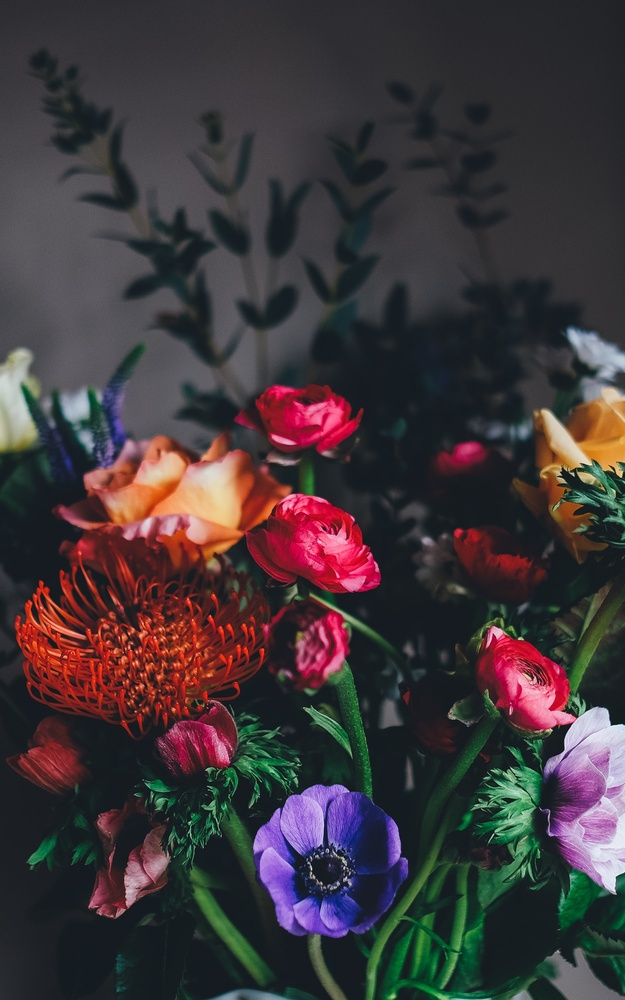
#> input picture ML/prg5/flower2.jpeg, 625 x 1000 px, shrunk from 1875 x 3000 before the run
$ jupyter execute main.ipynb
#> lines starting #> are read from the running program, lines starting #| are printed output that depends on the picture
[cell 1]
import numpy as np
import matplotlib.pyplot as plt
import cv2
image = cv2.imread('flower2.jpeg')
#> image is the input picture: shape (1000, 625, 3); mean B, G, R 58.2, 55.1, 64.2

#conversion to RGB
image = cv2.cvtColor(image, cv2.COLOR_BGR2RGB)
plt.imshow(image)

[cell 2]
#reshaping the image into a 2D array of pixels and 3 color values (RGB)
pixel_vals = image.reshape((-1, 3))
# float conversion
pixel_vals = np.float32(pixel_vals)

[cell 3]
criteria = (cv2.TERM_CRITERIA_EPS + cv2.TERM_CRITERIA_MAX_ITER, 100, 0.85)

# then perform k-means clustering with number of clusters defined as 3

k = 3
retval, labels, centers = cv2.kmeans(pixel_vals, k, None, criteria, 10, cv2.KMEANS_RANDOM_CENTERS)
#> retval = 1.05e+09; centers = [[194, 147.6, 164.6], [107.1, 68.86, 72.04], [35.64, 40.57, 42.24]]

[cell 4]
centers = np.uint8(centers)
#> centers = [[193, 147, 164], [107, 68, 72], [35, 40, 42]]
segmented_data = centers[labels.flatten()]

segmented_image = segmented_data.reshape((image.shape))
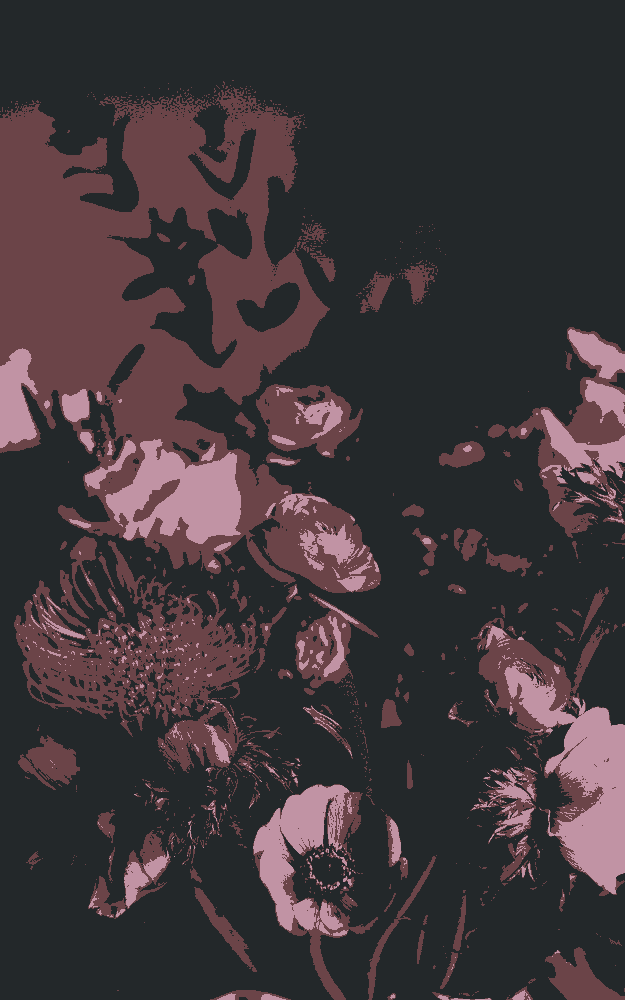
#> segmented_image: shape (1000, 625, 3); mean R, G, B 63.7, 54.4, 58

numpy_horizontal_concat = np.concatenate((image,segmented_image),axis=1)
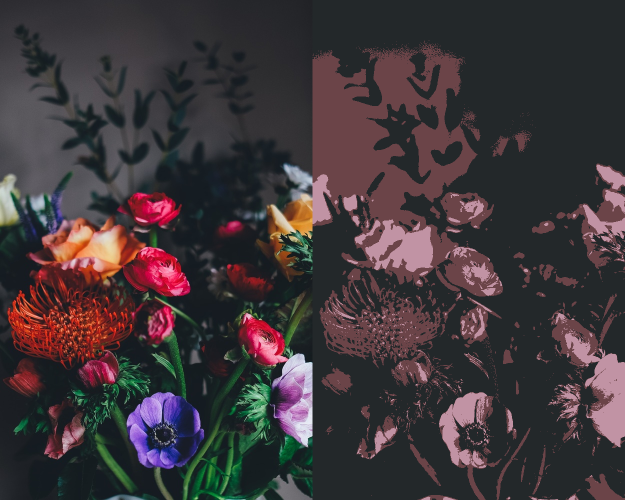
#> numpy_horizontal_concat: shape (1000, 1250, 3) (shown at 1/2 size); mean R, G, B 63.9, 54.7, 58.1
plt.imshow(numpy_horizontal_concat)

$ run again, with ML/prg5/flower.jpeg copied over ML/prg5/flower2.jpeg
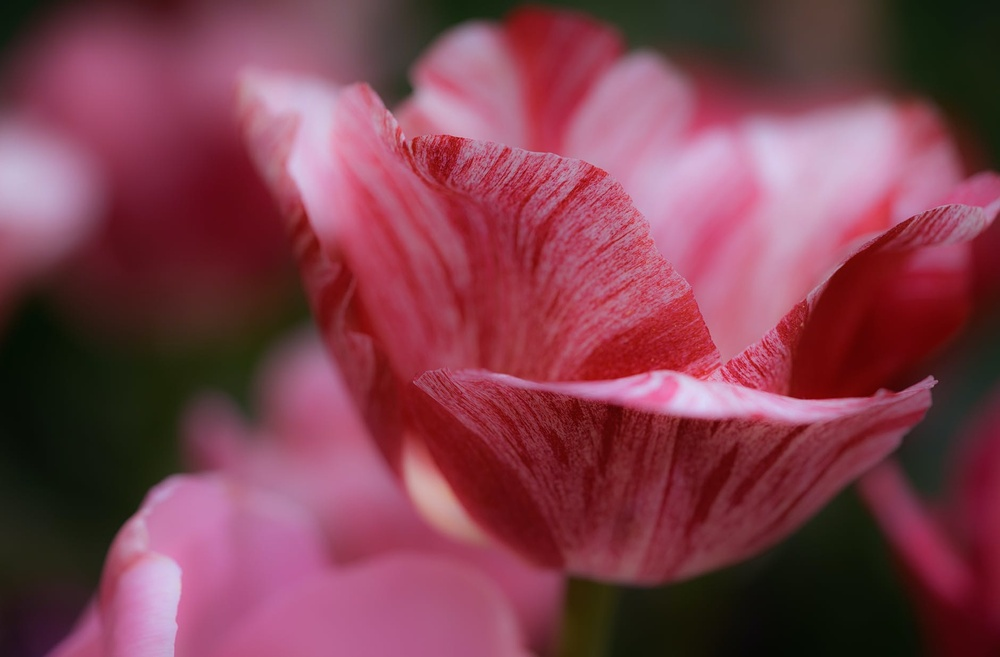
#> input picture ML/prg5/flower.jpeg, 1000 x 657 px, shrunk from 1880 x 1236 before the run
#> image is the input picture: shape (657, 1000, 3); mean B, G, R 78.2, 63.5, 126.3
#> `retval, labels, centers = cv2.kmeans(pixel_vals, k, None, criteria, 10..`: retval = 1.1e+09; centers = [[142.7, 52.22, 70.26], [192.3, 120.7, 155.4], [55.77, 26.94, 21.68]]
#> `centers = np.uint8(centers)`: centers = [[142, 52, 70], [192, 120, 155], [55, 26, 21]]
#> `segmented_image = segmented_data.reshape((image.shape))`:
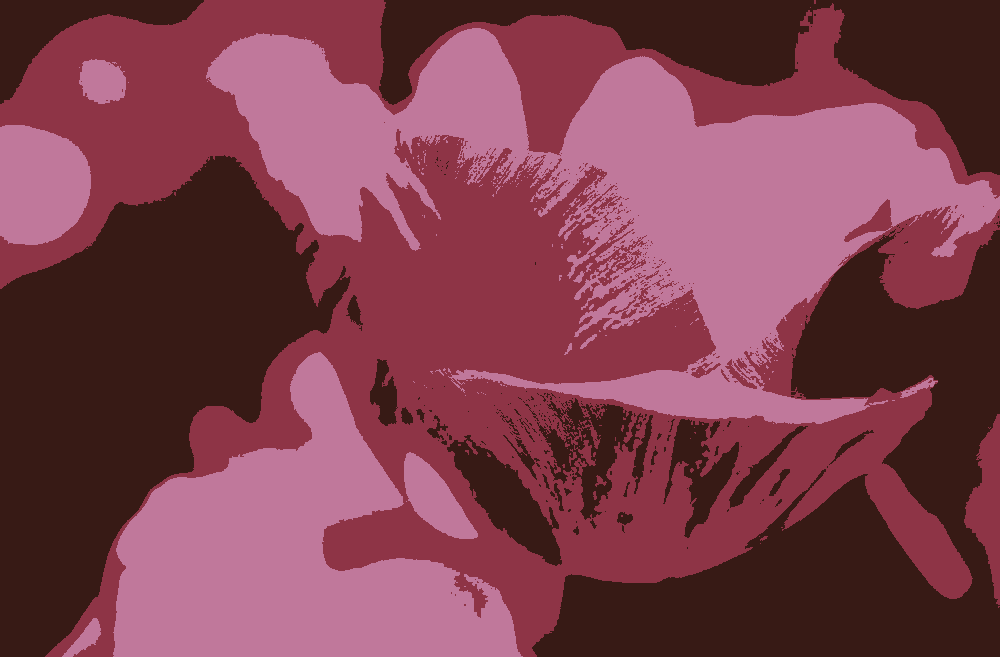
#> segmented_image: shape (657, 1000, 3); mean R, G, B 125.7, 62.9, 77.7
#> `numpy_horizontal_concat = np.concatenate((image,segmented_image),axis=1)`:
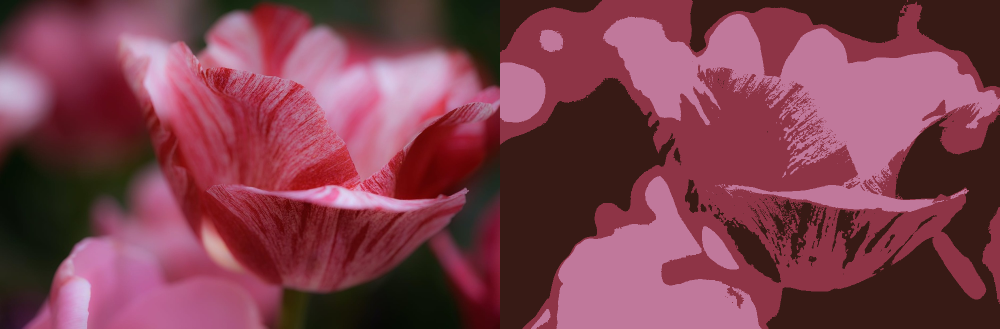
#> numpy_horizontal_concat: shape (657, 2000, 3) (shown at 1/2 size); mean R, G, B 126, 63.2, 77.9
